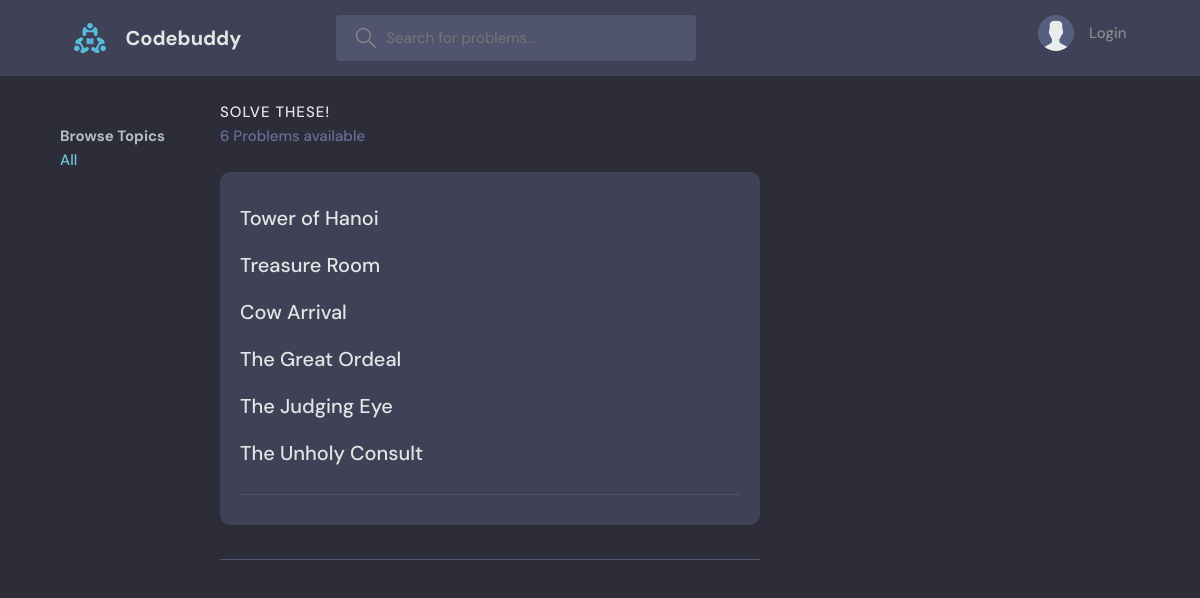
Before: / with the older database file.
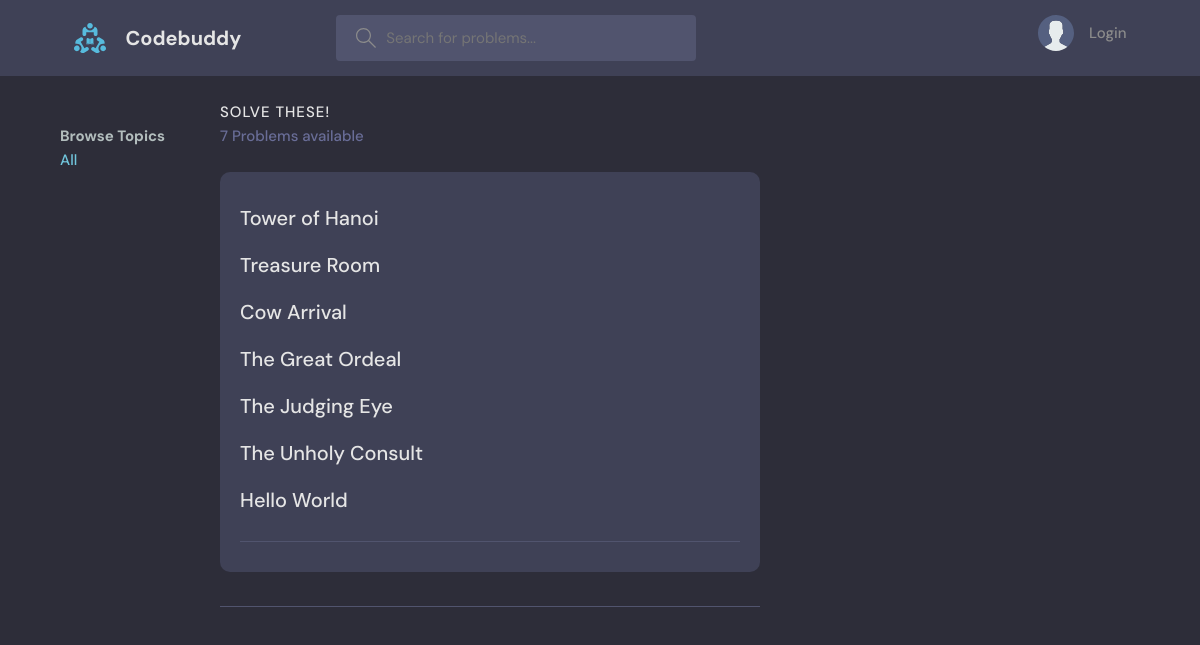
After: the same page with the newer database file.
### base/models.py (models this page shows, shortened)
class Problem(models.Model):
    prob_id = models.IntegerField(primary_key=True)
    name = models.CharField(max_length=200)
    description = models.TextField(null=True, blank=True)
    difficulty = models.CharField(max_length=20)
    updated = models.DateTimeField(auto_now=True)
    created = models.DateTimeField(auto_now_add=True)

### base/views.py (the view)
# urls.py: path('', views.home, name="home"),
def home(request):
    problems= Problem.objects.all()
    context={
        'problems' : problems
    }
    return render(request, 'base/home.html', context)

### base/templates/base/home.html (shortened to what this page needs)
{% extends 'main.html' %}
    {% block content %}
    <main class="layout layout--3">
      <div class="container">
        {% include 'base/topics_component.html' %}
        <div class="roomList">
          <div class="roomList__header">
            <div>
              <h2>Solve these!</h2>
              <p>{{problems.count}} Problems available</p>
            </div>
          </div>
          <div class="roomListRoom">
            <div class="roomListRoom__content">
              {% for p in problems %}
              <ul>
                <a href="{% url 'problem_detail' p.prob_id %}">{{p.name}} </a>
              </ul>
              {% endfor %}
            </div>
            <div class="roomListRoom__meta">
            </div>
           </div>
            <div class="roomListRoom__meta">
            </div>
        </div>
        </div>
    </main>
    {% endblock %}

Changed rows visible on the page:
added Problem: name "Hello World"
Other visible differences:
{{ problems.count }}: "6" → "7"
